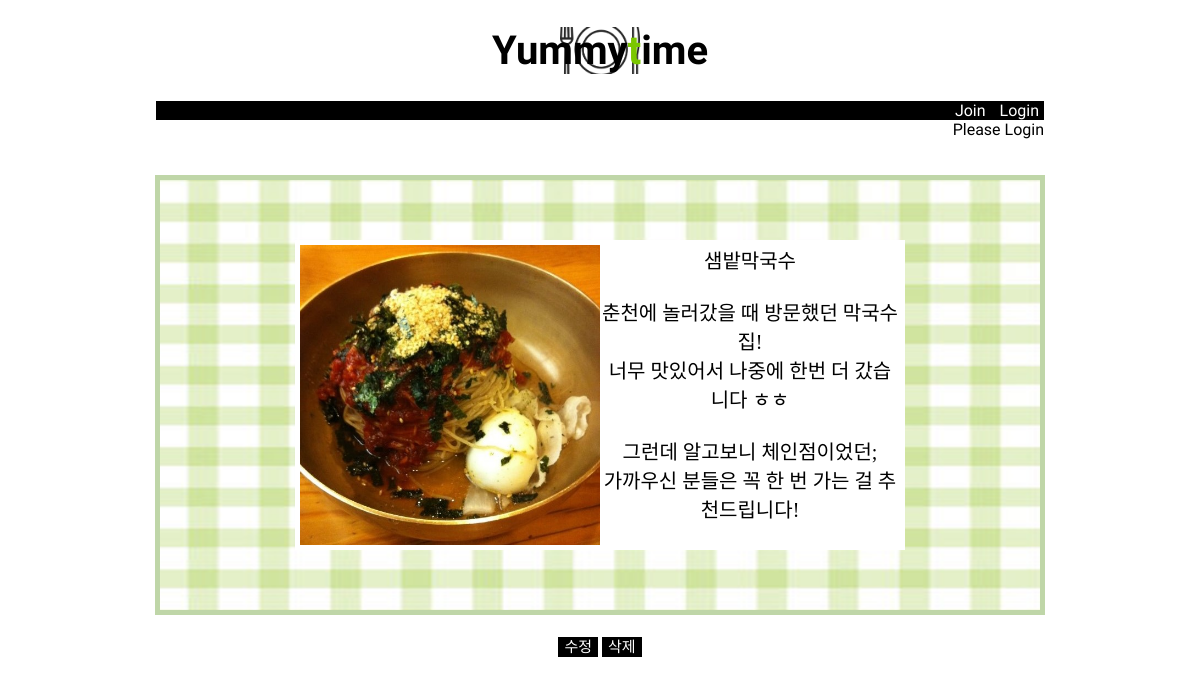
The page /blog/1 on the database its author committed.
### login/models.py (models this page shows)
class Blog(models.Model):
    text = models.TextField()
    image = models.ImageField(upload_to="blogimg")
    image_thumbnail = ImageSpecField(source='image', processors=[ResizeToFill(200, 130)])

### login/views.py (the view)
# urls.py: path('blog/<int:blog_id>', views.detail, name="detail"),
def detail(request, blog_id):
    details = get_object_or_404(Blog, pk = blog_id)
    return render(request, 'detail.html', {'detail':details})

### login/templates/detail.html (shortened to what this page needs)
{% load socialaccount %}
{% load static %}
<!DOCTYPE html>
<html>
<head>
    <link href="{% static 'css/home.css' %}" type="text/css" rel="stylesheet">
</head>
<body>
    <div id="header">
        <a href="{% url 'home' %}"><h1>Yummy<span style="color:rgb(123, 199, 0)">t</span>ime</h1></a>
    </div>
    <div class="login">
        <a href="/accounts/signup">Join</a>
        {% if user.is_authenticated %}
        <a href="/accounts/logout">Logout</a>
        <div class="ment">{{user.username}} 님이 로그인 중</div>
        {% else %}
        <a href="{% provider_login_url 'google' %}">Login</a>
        <div class="ment">Please Login</div>
        {% endif %}
    </div>
    <br><br>
    <div id="introduction">
        <img id="food" src="{{detail.image.url}}">
        <div id="text">{{detail.text|linebreaksbr}}</div>
    </div>
    <div class="btns">
        <a class="btn" href="{% url 'update' detail.id %}">수정</a>
        <a class="btn" href="{% url 'delete' detail.id %}">삭제</a>
    </div>
</body>
</html>

### login/static/css/home.css (style rules this page uses)
.login { text-align: right; background-color: black; color: white; font-family: 'Baloo 2', '777Balsamtint', cursive; font-size: 16px; width: 75%; margin: 0 auto; }
.login a { padding:0px 5px 0px 5px; }
.login a:link, .login a:visited { color: white; text-decoration: none; }
.ment { background-color: white; color: black; }
#header { background: url(../그림2.png); background-size: 80px, cover; background-repeat: no-repeat; background-position: center; }
h1 { font-size: 40px; text-align: center; font-family: 'Fugaz One', cursive; }
#header a:link, #header a:visited { color: black; text-decoration: none; }
#food { width:300px; height:300px; margin:60px 0px 60px 0px; border: 5px solid white; border-right: 0px; }
#text { width:300px; height:300px; margin:60px 0px 60px 0px; background-color: white; border: 5px solid white; border-left: 0px; font-family: '777Balsamtint'; font-size: 20px; }
#introduction { text-align: center; display: flex; width: 74.3%; margin:0 auto; justify-content: center; border: 5px solid rgba(191, 214, 168, 1); background: url(../그림5.png); background-size: 1250px; background-repeat: no-repeat; background-position: center; }
.btn { border: 1px solid black; font-family: 'Baloo 2', '777Balsamtint', cursive; font-size: 15px; background-color:black; color: white; padding:0px 5px 0px 5px; text-decoration: none; }
.btns { margin-top: 20px; text-align: center; }

### rows shown on the page
Blog: image (picture), text "샘밭막국수 춘천에 놀러갔을 때 방문했던 막국수 집! 너무 맛있어서 나중에 한번 더 갔습니다 ㅎㅎ 그런데 알고보니 체인점이었던; 가까우신 분들은 꼭 한 번 가는 걸 추천드립니다!"
